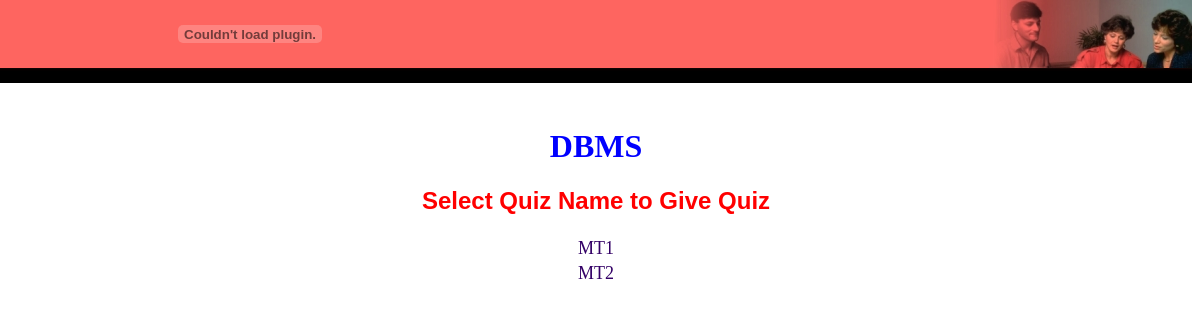
/Online_exam_New/showtest.php?subid=8, run on the app's committed database.
### tables this page shows
CREATE TABLE IF NOT EXISTS `mst_subject` (
`sub_id` int(5) NOT NULL,
  `sub_name` varchar(25) DEFAULT NULL
);

CREATE TABLE IF NOT EXISTS `mst_test` (
`test_id` int(5) NOT NULL,
  `sub_id` int(5) DEFAULT NULL,
  `test_name` varchar(30) DEFAULT NULL,
  `total_que` varchar(15) DEFAULT NULL
);

### Online_exam_New/showtest.php (the view, shortened to what this page needs)
<!DOCTYPE HTML PUBLIC "-//W3C//DTD HTML 4.01 Transitional//EN" "http://www.w3.org/TR/html4/loose.dtd">
<html>
<head>
<link href="quiz.css" rel="stylesheet" type="text/css">
</head>
<body>
<?php
include("header.php");
extract($_GET);
$rs1=mysql_query("select * from mst_subject where sub_id=$subid");
$row1=mysql_fetch_array($rs1);
echo "<h1 align=center><font color=blue> $row1[1]</font></h1>";
$rs=mysql_query("select * from mst_test where sub_id=$subid");
echo "<h2 class=head1> Select Quiz Name to Give Quiz </h2>";
echo "<table align=center>";
while($row=mysql_fetch_row($rs))
{
	echo "<tr><td align=center ><a href=quiz.php?testid=$row[0]&subid=$subid><font size=4>$row[2]</font></a>";
}
echo "</table>";
?>
</body>
</html>

### Online_exam_New/quiz.css (style rules this page uses)
body { margin-left: 0px; margin-top: 0px; }
a:link { color: #330066; text-decoration: none; }
.head1 { font-family: Arial, Helvetica, sans-serif; font-size: 24px; color: #FF0000; text-align: center; font-weight: bold; }

### data on the page
mst_subject: sub_name "DBMS"
mst_test: test_name "MT1"
mst_test: test_name "MT2"
